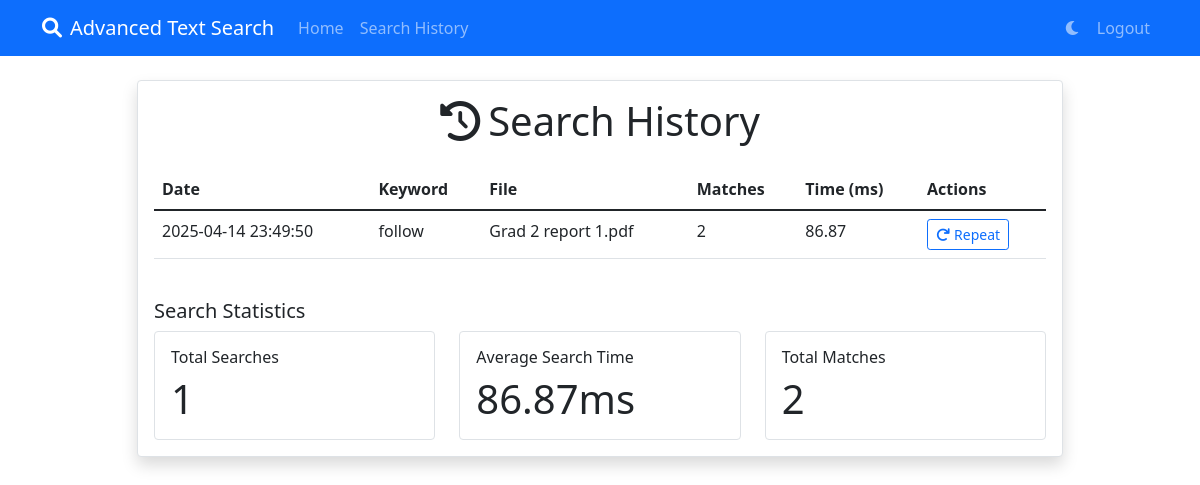
The app's page /search_history (signed in) with its own data.
### app.py (models this page shows)
class SearchHistory(db.Model):
    id = db.Column(db.Integer, primary_key=True)
    user_id = db.Column(db.Integer, db.ForeignKey('user.id'), nullable=False)
    keyword = db.Column(db.String(200), nullable=False)
    file_name = db.Column(db.String(200), nullable=False)
    timestamp = db.Column(db.DateTime, default=datetime.utcnow)
    results_count = db.Column(db.Integer, default=0)
    search_time = db.Column(db.Float, default=0.0)

### app.py (the view)
@app.route('/search_history')
@login_required
def search_history():
    searches = SearchHistory.query.filter_by(user_id=current_user.id).order_by(SearchHistory.timestamp.desc()).all()
    return render_template('search_history.html', searches=searches, dark_mode=session.get('dark_mode', False))

### app.py (called while the page is built)
@login_manager.user_loader
def load_user(user_id):
    return User.query.get(int(user_id))

### templates/search_history.html (shortened to what this page needs)
{% extends "base.html" %}
{% block content %}
<div class="row justify-content-center">
    <div class="col-md-10">
        <div class="card shadow">
            <div class="card-body">
                <h1 class="text-center mb-4">
                    <i class="fas fa-history me-2"></i>Search History
                </h1>
                {% if searches %}
                    <div class="table-responsive">
                        <table class="table table-hover">
                            <thead>
                                <tr>
                                    <th>Date</th>
                                    <th>Keyword</th>
                                    <th>File</th>
                                    <th>Matches</th>
                                    <th>Time (ms)</th>
                                    <th>Actions</th>
                                </tr>
                            </thead>
                            <tbody>
                                {% for search in searches %}
                                    <tr>
                                        <td>{{ search.timestamp.strftime('%Y-%m-%d %H:%M:%S') }}</td>
                                        <td>{{ search.keyword }}</td>
                                        <td>{{ search.file_name }}</td>
                                        <td>{{ search.results_count }}</td>
                                        <td>{{ search.search_time }}</td>
                                        <td>
                                            <a href="{{ url_for('index') }}?keyword={{ search.keyword }}"
                                               class="btn btn-sm btn-outline-primary">
                                                <i class="fas fa-redo me-1"></i>Repeat
                                            </a>
                                        </td>
                                    </tr>
                                {% endfor %}
                            </tbody>
                        </table>
                    </div>
                    <div class="mt-4">
                        <h5>Search Statistics</h5>
                        <div class="row">
                            <div class="col-md-4">
                                <div class="card">
                                    <div class="card-body">
                                        <h6 class="card-title">Total Searches</h6>
                                        <p class="card-text display-6">{{ searches|length }}</p>
                                    </div>
                                </div>
                            </div>
                            <div class="col-md-4">
                                <div class="card">
                                    <div class="card-body">
                                        <h6 class="card-title">Average Search Time</h6>
                                        <p class="card-text display-6">
                                            {{ (searches|sum(attribute='search_time') / searches|length)|round(2) }}ms
                                        </p>
                                    </div>
                                </div>
                            </div>
                            <div class="col-md-4">
                                <div class="card">
                                    <div class="card-body">
                                        <h6 class="card-title">Total Matches</h6>
                                        <p class="card-text display-6">{{ searches|sum(attribute='results_count') }}</p>
                                    </div>
                                </div>
                            </div>
                        </div>
                    </div>
                {% else %}
                    <div class="alert alert-info" role="alert">
                        <i class="fas fa-info-circle me-2"></i>No search history found.
                    </div>
                {% endif %}
            </div>
        </div>
    </div>
</div>
{% endblock %}

### templates/base.html (shortened to what this page needs)
<!DOCTYPE html>
<html lang="en" data-theme="{{ 'dark' if dark_mode else 'light' }}">
<head>
    <link href="https://cdn.jsdelivr.net/npm/bootstrap@5.1.3/dist/css/bootstrap.min.css" rel="stylesheet">
    <link rel="stylesheet" href="https://cdnjs.cloudflare.com/ajax/libs/font-awesome/6.0.0/css/all.min.css">
</head>
<body>
    <nav class="navbar navbar-expand-lg navbar-dark bg-primary mb-4">
        <div class="container">
            <a class="navbar-brand" href="{{ url_for('index') }}">
                <i class="fas fa-search me-2"></i>Advanced Text Search
            </a>
            <div class="collapse navbar-collapse" id="navbarNav">
                <ul class="navbar-nav me-auto">
                    <li class="nav-item">
                        <a class="nav-link" href="{{ url_for('index') }}">Home</a>
                    </li>
                    {% if current_user.is_authenticated %}
                    <li class="nav-item">
                        <a class="nav-link" href="{{ url_for('search_history') }}">Search History</a>
                    </li>
                    {% endif %}
                </ul>
                <ul class="navbar-nav">
                    <li class="nav-item">
                        <a class="nav-link" href="{{ url_for('toggle_dark_mode') }}">
                            <i class="fas {{ 'fa-sun' if dark_mode else 'fa-moon' }}"></i>
                        </a>
                    </li>
                    {% if current_user.is_authenticated %}
                    <li class="nav-item">
                        <a class="nav-link" href="{{ url_for('logout') }}">Logout</a>
                    </li>
                    {% endif %}
                </ul>
            </div>
        </div>
    </nav>
    <div class="container">
        {% block content %}{% endblock %}
    </div>
</body>
</html>

### templates/base.html (style rules this page uses)
:root { --bg-color: #ffffff; --text-color: #212529; --card-bg: #ffffff; --border-color: #dee2e6; --input-bg: #ffffff; --input-color: #212529; --table-bg: #ffffff; --table-hover: #f8f9fa; }
body { background-color: var(--bg-color); color: var(--text-color); transition: background-color 0.3s, color 0.3s; }
.card { background-color: var(--card-bg); border-color: var(--border-color); }
.table { color: var(--text-color); }

### records on screen
SearchHistory: timestamp "2025-04-14 23:49:50", keyword "follow", file_name "Grad 2 report 1.pdf", results_count "2", search_time "86.87"

### other values on screen
{{ searches|length }} "1"
{{ (searches|sum(attribute='search_time') / searches|length)|round(2) }} "86.87"
{{ searches|sum(attribute='results_count') }} "2"
